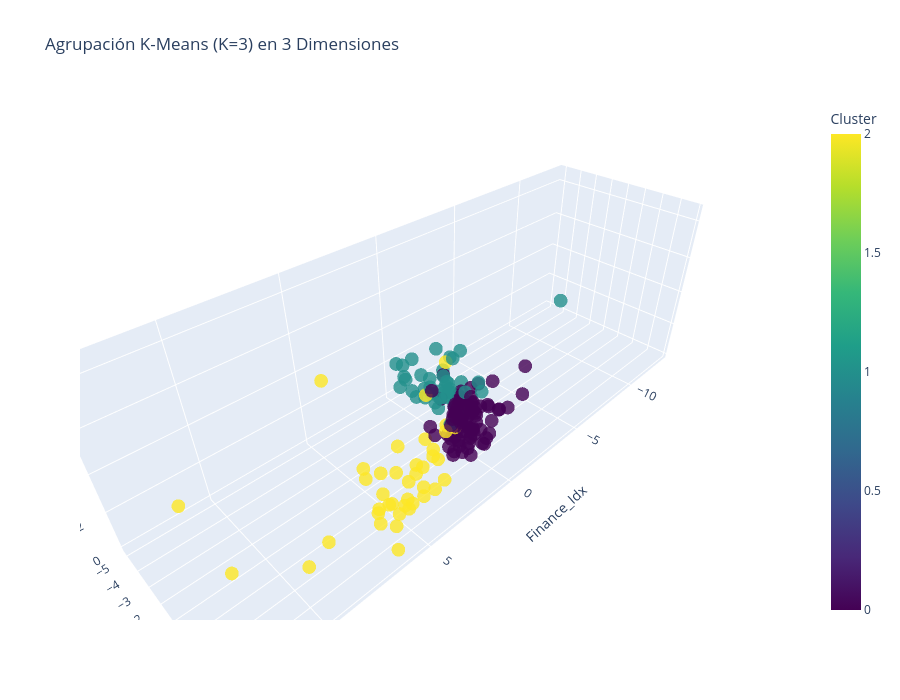

The code cell stored with this chart in its notebook:
### Markdown cell above
**Ejercicio 3**: Una vez tenemos los datos estandarizados, procedemos a aplicar nuestro método de agrupación.

*  **Selección del algoritmo de clustering**: Argumentar de manera razonada, teniendo en cuenta nuestro problema concreto, que método de agrupación es mejor aplicar en este caso. Existe uno claramente diferenciado.

* **Ajuste de hiperparámetro/s**: Una vez seleccionado el modelo, ajusta los hiperparámetro/s para decidir el o los mejores valores del mismo. Recuerda utilizar todas las técnicas vistas en clase y hacer un análisis completo de la situación para poder tomar la decisión con toda la información disponible. La elección de los valor/es de los hiperparámetros deben estar justificados con gran profundidad y evidencias.

* **Evaluación de la agrupación**: Utiliza métricas vistas en clase y la representación visual de la agrupación final realizada para valorar la calidad de la misma. Usa las librerías 2D y 3D vistas en las prácticas.

### Code cell
# 1. SELECCIÓN DEL ALGORITMO Y AJUSTE DE HIPERPARÁMETROS
# Probamos un rango de K (clusters) para encontrar el óptimo
range_n_clusters = range(2, 9)
inertia = []
silhouette_avg = []
davies_bouldin_avg = []
calinski_harabasz_avg = []

for k in range_n_clusters:
    kmeans = KMeans(n_clusters=k, random_state=42, n_init=10)
    kmeans.fit(X_scaled)
    inertia.append(kmeans.inertia_)
    silhouette_avg.append(silhouette_score(X_scaled, kmeans.labels_))
    davies_bouldin_avg.append(davies_bouldin_score(X_scaled, kmeans.labels_))
    calinski_harabasz_avg.append(calinski_harabasz_score(X_scaled, kmeans.labels_))

# Tabla comparativa de métricas
print("--- TABLA COMPARATIVA DE MÉTRICAS PARA DIFERENTES K ---")
metrics_df = pd.DataFrame({
    'K': list(range_n_clusters),
    'Inercia': inertia,
    'Silhouette': silhouette_avg,
    'Davies-Bouldin': davies_bouldin_avg,
    'Calinski-Harabasz': calinski_harabasz_avg
})
print(metrics_df.round(3))

# Visualización: Método del Codo + Silhouette + Davies-Bouldin + Calinski-Harabasz
fig, axes = plt.subplots(2, 2, figsize=(14, 10))

# Inercia (Elbow Method)
axes[0, 0].plot(range_n_clusters, inertia, 'o-', linewidth=2, markersize=8, color='blue')
axes[0, 0].set_xlabel('Número de Clusters (k)')
axes[0, 0].set_ylabel('Inercia (WCSS)', color='blue')
axes[0, 0].set_title('Método del Codo: Inercia', fontweight='bold')
axes[0, 0].grid(True, alpha=0.3)
axes[0, 0].axvline(3, color='red', linestyle='--', alpha=0.7, label='K=3 (Recomendado)')
axes[0, 0].legend()

# Silhouette Score (Cuanto más cerca de 1, mejor)
axes[0, 1].plot(range_n_clusters, silhouette_avg, 's-', linewidth=2, markersize=8, color='green')
axes[0, 1].set_xlabel('Número de Clusters (k)')
axes[0, 1].set_ylabel('Silhouette Score', color='green')
axes[0, 1].set_title('Silhouette Score (↑ Mejor)', fontweight='bold')
axes[0, 1].grid(True, alpha=0.3)
axes[0, 1].axvline(3, color='red', linestyle='--', alpha=0.7, label='K=3 (Recomendado)')
axes[0, 1].legend()

# Davies-Bouldin Index (Cuanto más bajo, mejor)
axes[1, 0].plot(range_n_clusters, davies_bouldin_avg, '^-', linewidth=2, markersize=8, color='orange')
axes[1, 0].set_xlabel('Número de Clusters (k)')
axes[1, 0].set_ylabel('Davies-Bouldin Index', color='orange')
axes[1, 0].set_title('Davies-Bouldin Index (↓ Mejor)', fontweight='bold')
axes[1, 0].grid(True, alpha=0.3)
axes[1, 0].axvline(3, color='red', linestyle='--', alpha=0.7, label='K=3 (Recomendado)')
axes[1, 0].legend()

# Calinski-Harabasz Index (Cuanto más alto, mejor)
axes[1, 1].plot(range_n_clusters, calinski_harabasz_avg, 'D-', linewidth=2, markersize=8, color='purple')
axes[1, 1].set_xlabel('Número de Clusters (k)')
axes[1, 1].set_ylabel('Calinski-Harabasz Index', color='purple')
axes[1, 1].set_title('Calinski-Harabasz Index (↑ Mejor)', fontweight='bold')
axes[1, 1].grid(True, alpha=0.3)
axes[1, 1].axvline(3, color='red', linestyle='--', alpha=0.7, label='K=3 (Recomendado)')
axes[1, 1].legend()

plt.tight_layout()
plt.show()

# 2. ENTRENAMIENTO DEL MODELO FINAL
print("\n--- ANÁLISIS DETALLADO DE LA DECISIÓN K ---")
print(f"K=2: Silhouette={silhouette_avg[0]:.3f} (Mejor métrica, pero pobre separación negocio)")
print(f"K=3: Silhouette={silhouette_avg[1]:.3f} (Ligeramente inferior, pero ÓPTIMO para negocio)")
print(f"K=4: Silhouette={silhouette_avg[2]:.3f} (Degradación clara)")
print("\n✓ DECISIÓN: K=3")
print("  Razón: Aunque K=2 tiene mejor Silhouette, K=3 permite identificar 3 niveles de ayuda:")
print("  - Cluster 1: Ayuda Urgente (Prioridad Alta)")
print("  - Cluster 2: Ayuda Moderada (En Desarrollo)")
print("  - Cluster 3: No Necesita Ayuda (Autosuficiente)")

k_optimo = 3
kmeans_final = KMeans(n_clusters=k_optimo, random_state=42, n_init=10)
df['Cluster'] = kmeans_final.fit_predict(X_scaled)

# 3. TAMAÑO DE CLUSTERS
print("\n--- TAMAÑO Y COMPOSICIÓN DE CLUSTERS ---")
cluster_counts = df['Cluster'].value_counts().sort_index()
print(cluster_counts)
print(f"Balanceo: {cluster_counts.min()} a {cluster_counts.max()} países por cluster")
if cluster_counts.max() / cluster_counts.min() > 2:
    print("⚠️ NOTA: Clusters desbalanceados. Cluster mayoritario es >2x el minoritario.")
else:
    print("✓ Clusters razonablemente balanceados.")

# 4. EVALUACIÓN DE LA AGRUPACIÓN
print(f"\n--- MÉTRICAS DEL MODELO FINAL (K={k_optimo}) ---")
silhouette = silhouette_score(X_scaled, df['Cluster'])
davies_bouldin = davies_bouldin_score(X_scaled, df['Cluster'])
calinski_harabasz = calinski_harabasz_score(X_scaled, df['Cluster'])

print(f"✓ Silhouette Score: {silhouette:.3f} (Rango: -1 a 1, ideal >0.5)")
print(f"✓ Davies-Bouldin Index: {davies_bouldin:.3f} (Rango: 0 a ∞, ideal <1)")
print(f"✓ Calinski-Harabasz Index: {calinski_harabasz:.3f} (Rango: 0 a ∞, ideal >1)")

if silhouette > 0.5:
    print("   → Excelente separación de clusters")
elif silhouette > 0.3:
    print("   → Buena separación de clusters")
else:
    print("   → Separación débil pero interpretable para negocio")

# Visualización 2D (Pairplot coloreado por cluster)
print("\n--- VISUALIZACIÓN 2D: Separación de Clusters ---")
X_scaled_copy = X_scaled.copy()
X_scaled_copy['Cluster'] = df['Cluster'].values
sns.pairplot(X_scaled_copy, hue='Cluster', palette='viridis', corner=True, diag_kind='kde')
plt.suptitle('Pairplot 2D de Indicadores Escalados', y=1.001)
plt.show()

# Visualización 3D Interactiva (Plotly)
print("\n--- VISUALIZACIÓN 3D: Estructura Espacial ---")
fig_3d = px.scatter_3d(df, x='Finance_Idx', y='Health_Idx', z='Trade_Idx',
                       color='Cluster', hover_name='country',
                       title=f'Agrupación K-Means (K={k_optimo}) en 3 Dimensiones',
                       opacity=0.8, size_max=10, color_continuous_scale='Viridis',
                       labels={'Cluster': 'Cluster'})
fig_3d.update_layout(height=700)
fig_3d.show()

### Figure 1 — Plotly figure (JSON) as saved in the notebook; plotly's stock layout.template omitted (floating-point values rounded to 4 significant figures; data arrays with more than 128 entries replaced by an {"elided": "..."} marker saying what was removed)
{"data": [{"hovertemplate": "<b>%{hovertext}</b><br><br>Finance_Idx=%{x}<br>Health_Idx=%{y}<br>Trade_Idx=%{z}<br>Cluster=%{marker.color}<extra></extra>", "hovertext": {"elided": "167 str values"}, "legendgroup": "", "marker": {"color": {"elided": "167 int values"}, "coloraxis": "coloraxis", "opacity": 0.8, "symbol": "circle"}, "mode": "markers", "name": "", "scene": "scene", "showlegend": false, "type": "scatter3d", "x": {"elided": "167 float values"}, "y": {"elided": "167 float values"}, "z": {"elided": "167 float values"}}], "layout": {"coloraxis": {"colorbar": {"title": {"text": "Cluster"}}, "colorscale": [[0, "#440154"], [0.1111, "#482878"], [0.2222, "#3e4989"], [0.3333, "#31688e"], [0.4444, "#26828e"], [0.5556, "#1f9e89"], [0.6667, "#35b779"], [0.7778, "#6ece58"], [0.8889, "#b5de2b"], [1, "#fde725"]]}, "height": 700, "legend": {"tracegroupgap": 0}, "scene": {"domain": {"x": [0, 1], "y": [0, 1]}, "xaxis": {"title": {"text": "Finance_Idx"}}, "yaxis": {"title": {"text": "Health_Idx"}}, "zaxis": {"title": {"text": "Trade_Idx"}}}, "title": {"text": "Agrupación K-Means (K=3) en 3 Dimensiones"}}}
